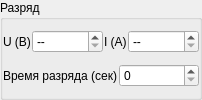
          <widget class="QGroupBox" name="gbDischarge">
           <property name="sizePolicy">
            <sizepolicy hsizetype="Maximum" vsizetype="Maximum">
             <horstretch>0</horstretch>
             <verstretch>0</verstretch>
            </sizepolicy>
           </property>
           <property name="title">
            <string>Разряд</string>
           </property>
           <layout class="QVBoxLayout" name="verticalLayout_6">
            <property name="spacing">
             <number>1</number>
            </property>
            <property name="leftMargin">
             <number>0</number>
            </property>
            <property name="topMargin">
             <number>0</number>
            </property>
            <property name="rightMargin">
             <number>0</number>
            </property>
            <property name="bottomMargin">
             <number>0</number>
            </property>
            <item>
             <layout class="QHBoxLayout" name="horizontalLayout_11">
              <property name="spacing">
               <number>1</number>
              </property>
              <item>
               <widget class="QLabel" name="label_13">
                <property name="sizePolicy">
                 <sizepolicy hsizetype="Maximum" vsizetype="Preferred">
                  <horstretch>0</horstretch>
                  <verstretch>0</verstretch>
                 </sizepolicy>
                </property>
                <property name="text">
                 <string>U (В)</string>
                </property>
               </widget>
              </item>
              <item>
               <widget class="QDoubleSpinBox" name="edDischargeVoltage">
                <property name="sizePolicy">
                 <sizepolicy hsizetype="Preferred" vsizetype="Maximum">
                  <horstretch>0</horstretch>
                  <verstretch>0</verstretch>
                 </sizepolicy>
                </property>
                <property name="specialValueText">
                 <string>--</string>
                </property>
                <property name="suffix">
                 <string/>
                </property>
                <property name="decimals">
                 <number>2</number>
                </property>
                <property name="maximum">
                 <double>9999.989999999999782</double>
                </property>
                <property name="singleStep">
                 <double>0.100000000000000</double>
                </property>
               </widget>
              </item>
              <item>
               <widget class="QLabel" name="label_12">
                <property name="sizePolicy">
                 <sizepolicy hsizetype="Maximum" vsizetype="Preferred">
                  <horstretch>0</horstretch>
                  <verstretch>0</verstretch>
                 </sizepolicy>
                </property>
                <property name="text">
                 <string>I (А)</string>
                </property>
               </widget>
              </item>
              <item>
               <widget class="QDoubleSpinBox" name="edDischargeCurrent">
                <property name="sizePolicy">
                 <sizepolicy hsizetype="Preferred" vsizetype="Maximum">
                  <horstretch>0</horstretch>
                  <verstretch>0</verstretch>
                 </sizepolicy>
                </property>
                <property name="specialValueText">
                 <string>--</string>
                </property>
                <property name="suffix">
                 <string/>
                </property>
                <property name="decimals">
                 <number>2</number>
                </property>
                <property name="maximum">
                 <double>9999.989999999999782</double>
                </property>
                <property name="singleStep">
                 <double>0.100000000000000</double>
                </property>
               </widget>
              </item>
             </layout>
            </item>
            <item>
             <layout class="QHBoxLayout" name="horizontalLayout_14">
              <property name="spacing">
               <number>1</number>
              </property>
              <item>
               <widget class="QLabel" name="labelDischargeTime">
                <property name="text">
                 <string>Время разряда (сек)</string>
                </property>
               </widget>
              </item>
              <item>
               <widget class="QSpinBox" name="sbDischargeTime">
                <property name="sizePolicy">
                 <sizepolicy hsizetype="Preferred" vsizetype="Maximum">
                  <horstretch>0</horstretch>
                  <verstretch>0</verstretch>
                 </sizepolicy>
                </property>
                <property name="suffix">
                 <string/>
                </property>
                <property name="prefix">
                 <string/>
                </property>
                <property name="maximum">
                 <number>250</number>
                </property>
               </widget>
              </item>
             </layout>
            </item>
           </layout>
          </widget>
